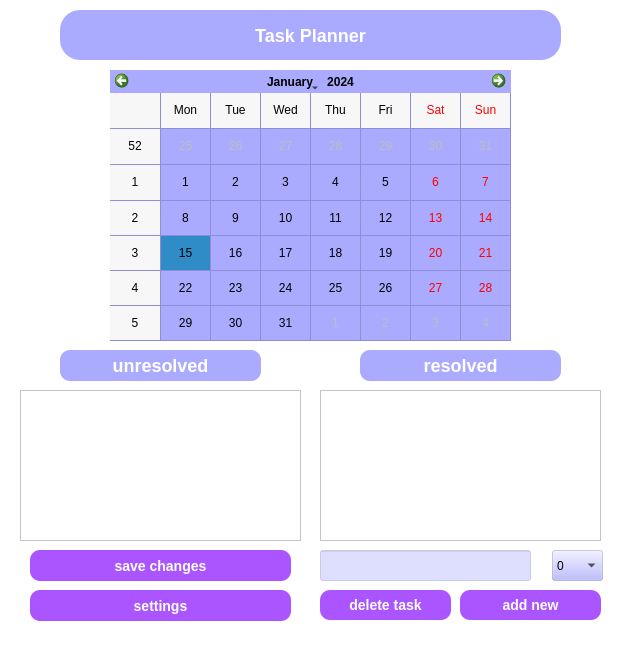
<?xml version="1.0" encoding="UTF-8"?>
<ui version="4.0">
 <class>Form</class>
 <widget class="QWidget" name="Form">
  <property name="geometry">
   <rect>
    <x>0</x>
    <y>0</y>
    <width>620</width>
    <height>670</height>
   </rect>
  </property>
  <property name="minimumSize">
   <size>
    <width>620</width>
    <height>670</height>
   </size>
  </property>
  <property name="maximumSize">
   <size>
    <width>620</width>
    <height>670</height>
   </size>
  </property>
  <property name="palette">
   <palette>
    <active>
     <colorrole role="WindowText">
      <brush brushstyle="SolidPattern">
       <color alpha="255">
        <red>0</red>
        <green>0</green>
        <blue>0</blue>
       </color>
      </brush>
     </colorrole>
     <colorrole role="Button">
      <brush brushstyle="SolidPattern">
       <color alpha="255">
        <red>255</red>
        <green>255</green>
        <blue>255</blue>
       </color>
      </brush>
     </colorrole>
     <colorrole role="Light">
      <brush brushstyle="SolidPattern">
       <color alpha="255">
        <red>255</red>
        <green>255</green>
        <blue>255</blue>
       </color>
      </brush>
     </colorrole>
     <colorrole role="Midlight">
      <brush brushstyle="SolidPattern">
       <color alpha="255">
        <red>255</red>
        <green>255</green>
        <blue>255</blue>
       </color>
      </brush>
     </colorrole>
     <colorrole role="Dark">
      <brush brushstyle="SolidPattern">
       <color alpha="255">
        <red>127</red>
        <green>127</green>
        <blue>127</blue>
       </color>
      </brush>
     </colorrole>
     <colorrole role="Mid">
      <brush brushstyle="SolidPattern">
       <color alpha="255">
        <red>170</red>
        <green>170</green>
        <blue>170</blue>
       </color>
      </brush>
     </colorrole>
     <colorrole role="Text">
      <brush brushstyle="SolidPattern">
       <color alpha="255">
        <red>0</red>
        <green>0</green>
        <blue>0</blue>
       </color>
      </brush>
     </colorrole>
     <colorrole role="BrightText">
      <brush brushstyle="SolidPattern">
       <color alpha="255">
        <red>255</red>
        <green>255</green>
        <blue>255</blue>
       </color>
      </brush>
     </colorrole>
     <colorrole role="ButtonText">
      <brush brushstyle="SolidPattern">
       <color alpha="255">
        <red>0</red>
        <green>0</green>
        <blue>0</blue>
       </color>
      </brush>
     </colorrole>
     <colorrole role="Base">
      <brush brushstyle="SolidPattern">
       <color alpha="255">
        <red>255</red>
        <green>255</green>
        <blue>255</blue>
       </color>
      </brush>
     </colorrole>
     <colorrole role="Window">
      <brush brushstyle="SolidPattern">
       <color alpha="255">
        <red>255</red>
        <green>255</green>
        <blue>255</blue>
       </color>
      </brush>
     </colorrole>
     <colorrole role="Shadow">
      <brush brushstyle="SolidPattern">
       <color alpha="255">
        <red>0</red>
        <green>0</green>
        <blue>0</blue>
       </color>
      </brush>
     </colorrole>
     <colorrole role="AlternateBase">
      <brush brushstyle="SolidPattern">
       <color alpha="255">
        <red>255</red>
        <green>255</green>
        <blue>255</blue>
       </color>
      </brush>
     </colorrole>
     <colorrole role="ToolTipBase">
      <brush brushstyle="SolidPattern">
       <color alpha="255">
        <red>255</red>
        <green>255</green>
        <blue>220</blue>
       </color>
      </brush>
     </colorrole>
     <colorrole role="ToolTipText">
      <brush brushstyle="SolidPattern">
       <color alpha="255">
        <red>0</red>
        <green>0</green>
        <blue>0</blue>
       </color>
      </brush>
     </colorrole>
    </active>
    <inactive>
     <colorrole role="WindowText">
      <brush brushstyle="SolidPattern">
       <color alpha="255">
        <red>0</red>
        <green>0</green>
        <blue>0</blue>
       </color>
      </brush>
     </colorrole>
     <colorrole role="Button">
      <brush brushstyle="SolidPattern">
       <color alpha="255">
        <red>255</red>
        <green>255</green>
        <blue>255</blue>
       </color>
      </brush>
     </colorrole>
     <colorrole role="Light">
      <brush brushstyle="SolidPattern">
       <color alpha="255">
        <red>255</red>
        <green>255</green>
        <blue>255</blue>
       </color>
      </brush>
     </colorrole>
     <colorrole role="Midlight">
      <brush brushstyle="SolidPattern">
       <color alpha="255">
        <red>255</red>
        <green>255</green>
        <blue>255</blue>
       </color>
      </brush>
     </colorrole>
     <colorrole role="Dark">
      <brush brushstyle="SolidPattern">
       <color alpha="255">
        <red>127</red>
        <green>127</green>
        <blue>127</blue>
       </color>
      </brush>
     </colorrole>
     <colorrole role="Mid">
      <brush brushstyle="SolidPattern">
       <color alpha="255">
        <red>170</red>
        <green>170</green>
        <blue>170</blue>
       </color>
      </brush>
     </colorrole>
     <colorrole role="Text">
      <brush brushstyle="SolidPattern">
       <color alpha="255">
        <red>0</red>
        <green>0</green>
        <blue>0</blue>
       </color>
      </brush>
     </colorrole>
     <colorrole role="BrightText">
      <brush brushstyle="SolidPattern">
       <color alpha="255">
        <red>255</red>
        <green>255</green>
        <blue>255</blue>
       </color>
      </brush>
     </colorrole>
     <colorrole role="ButtonText">
      <brush brushstyle="SolidPattern">
       <color alpha="255">
        <red>0</red>
        <green>0</green>
        <blue>0</blue>
       </color>
      </brush>
     </colorrole>
     <colorrole role="Base">
      <brush brushstyle="SolidPattern">
       <color alpha="255">
        <red>255</red>
        <green>255</green>
        <blue>255</blue>
       </color>
      </brush>
     </colorrole>
     <colorrole role="Window">
      <brush brushstyle="SolidPattern">
       <color alpha="255">
        <red>255</red>
        <green>255</green>
        <blue>255</blue>
       </color>
      </brush>
     </colorrole>
     <colorrole role="Shadow">
      <brush brushstyle="SolidPattern">
       <color alpha="255">
        <red>0</red>
        <green>0</green>
        <blue>0</blue>
       </color>
      </brush>
     </colorrole>
     <colorrole role="AlternateBase">
      <brush brushstyle="SolidPattern">
       <color alpha="255">
        <red>255</red>
        <green>255</green>
        <blue>255</blue>
       </color>
      </brush>
     </colorrole>
     <colorrole role="ToolTipBase">
      <brush brushstyle="SolidPattern">
       <color alpha="255">
        <red>255</red>
        <green>255</green>
        <blue>220</blue>
       </color>
      </brush>
     </colorrole>
     <colorrole role="ToolTipText">
      <brush brushstyle="SolidPattern">
       <color alpha="255">
        <red>0</red>
        <green>0</green>
        <blue>0</blue>
       </color>
      </brush>
     </colorrole>
    </inactive>
    <disabled>
     <colorrole role="WindowText">
      <brush brushstyle="SolidPattern">
       <color alpha="255">
        <red>127</red>
        <green>127</green>
        <blue>127</blue>
       </color>
      </brush>
     </colorrole>
     <colorrole role="Button">
      <brush brushstyle="SolidPattern">
       <color alpha="255">
        <red>255</red>
        <green>255</green>
        <blue>255</blue>
       </color>
      </brush>
     </colorrole>
     <colorrole role="Light">
      <brush brushstyle="SolidPattern">
       <color alpha="255">
        <red>255</red>
        <green>255</green>
        <blue>255</blue>
       </color>
      </brush>
     </colorrole>
     <colorrole role="Midlight">
      <brush brushstyle="SolidPattern">
       <color alpha="255">
        <red>255</red>
        <green>255</green>
        <blue>255</blue>
       </color>
      </brush>
     </colorrole>
     <colorrole role="Dark">
      <brush brushstyle="SolidPattern">
       <color alpha="255">
        <red>127</red>
        <green>127</green>
        <blue>127</blue>
       </color>
      </brush>
     </colorrole>
     <colorrole role="Mid">
      <brush brushstyle="SolidPattern">
       <color alpha="255">
        <red>170</red>
        <green>170</green>
        <blue>170</blue>
       </color>
      </brush>
     </colorrole>
     <colorrole role="Text">
      <brush brushstyle="SolidPattern">
       <color alpha="255">
        <red>127</red>
        <green>127</green>
        <blue>127</blue>
       </color>
      </brush>
     </colorrole>
     <colorrole role="BrightText">
      <brush brushstyle="SolidPattern">
       <color alpha="255">
        <red>255</red>
        <green>255</green>
        <blue>255</blue>
       </color>
      </brush>
     </colorrole>
     <colorrole role="ButtonText">
      <brush brushstyle="SolidPattern">
       <color alpha="255">
        <red>127</red>
        <green>127</green>
        <blue>127</blue>
       </color>
      </brush>
     </colorrole>
     <colorrole role="Base">
      <brush brushstyle="SolidPattern">
       <color alpha="255">
        <red>255</red>
        <green>255</green>
        <blue>255</blue>
       </color>
      </brush>
     </colorrole>
     <colorrole role="Window">
      <brush brushstyle="SolidPattern">
       <color alpha="255">
        <red>255</red>
        <green>255</green>
        <blue>255</blue>
       </color>
      </brush>
     </colorrole>
     <colorrole role="Shadow">
      <brush brushstyle="SolidPattern">
       <color alpha="255">
        <red>0</red>
        <green>0</green>
        <blue>0</blue>
       </color>
      </brush>
     </colorrole>
     <colorrole role="AlternateBase">
      <brush brushstyle="SolidPattern">
       <color alpha="255">
        <red>255</red>
        <green>255</green>
        <blue>255</blue>
       </color>
      </brush>
     </colorrole>
     <colorrole role="ToolTipBase">
      <brush brushstyle="SolidPattern">
       <color alpha="255">
        <red>255</red>
        <green>255</green>
        <blue>220</blue>
       </color>
      </brush>
     </colorrole>
     <colorrole role="ToolTipText">
      <brush brushstyle="SolidPattern">
       <color alpha="255">
        <red>0</red>
        <green>0</green>
        <blue>0</blue>
       </color>
      </brush>
     </colorrole>
    </disabled>
   </palette>
  </property>
  <property name="windowTitle">
   <string>Form</string>
  </property>
  <property name="styleSheet">
   <string notr="true"/>
  </property>
  <widget class="QCalendarWidget" name="calendarWidget">
   <property name="geometry">
    <rect>
     <x>110</x>
     <y>70</y>
     <width>401</width>
     <height>271</height>
    </rect>
   </property>
   <property name="autoFillBackground">
    <bool>false</bool>
   </property>
   <property name="styleSheet">
    <string notr="true">selection-color: rgb(0, 0, 0);
background-color: rgb(170, 170, 255);
</string>
   </property>
   <property name="gridVisible">
    <bool>true</bool>
   </property>
  </widget>
  <widget class="QPushButton" name="button_save">
   <property name="geometry">
    <rect>
     <x>30</x>
     <y>550</y>
     <width>261</width>
     <height>31</height>
    </rect>
   </property>
   <property name="styleSheet">
    <string notr="true">QPushButton  {
background-color: rgb(170, 85, 255);
border-radius: 10px;
color: white;
font: bold 14px;
}
QPushButton::pressed{
background-color : lightblue;
}</string>
   </property>
   <property name="text">
    <string>save changes</string>
   </property>
  </widget>
  <widget class="QPushButton" name="button_add">
   <property name="geometry">
    <rect>
     <x>460</x>
     <y>590</y>
     <width>141</width>
     <height>30</height>
    </rect>
   </property>
   <property name="styleSheet">
    <string notr="true">QPushButton  {
background-color: rgb(170, 85, 255);
border-radius: 10px;
color: white;
font: bold 14px;
}
QPushButton::pressed{
background-color : lightblue;
}</string>
   </property>
   <property name="text">
    <string>add new</string>
   </property>
  </widget>
  <widget class="QLabel" name="label_name">
   <property name="geometry">
    <rect>
     <x>60</x>
     <y>10</y>
     <width>501</width>
     <height>50</height>
    </rect>
   </property>
   <property name="palette">
    <palette>
     <active>
      <colorrole role="WindowText">
       <brush brushstyle="SolidPattern">
        <color alpha="255">
         <red>255</red>
         <green>255</green>
         <blue>255</blue>
        </color>
       </brush>
      </colorrole>
      <colorrole role="Button">
       <brush brushstyle="SolidPattern">
        <color alpha="255">
         <red>170</red>
         <green>170</green>
         <blue>255</blue>
        </color>
       </brush>
      </colorrole>
      <colorrole role="Text">
       <brush brushstyle="SolidPattern">
        <color alpha="255">
         <red>255</red>
         <green>255</green>
         <blue>255</blue>
        </color>
       </brush>
      </colorrole>
      <colorrole role="ButtonText">
       <brush brushstyle="SolidPattern">
        <color alpha="255">
         <red>255</red>
         <green>255</green>
         <blue>255</blue>
        </color>
       </brush>
      </colorrole>
      <colorrole role="Base">
       <brush brushstyle="SolidPattern">
        <color alpha="255">
         <red>170</red>
         <green>170</green>
         <blue>255</blue>
        </color>
       </brush>
      </colorrole>
      <colorrole role="Window">
       <brush brushstyle="SolidPattern">
        <color alpha="255">
         <red>170</red>
         <green>170</green>
         <blue>255</blue>
        </color>
       </brush>
      </colorrole>
     </active>
     <inactive>
      <colorrole role="WindowText">
       <brush brushstyle="SolidPattern">
        <color alpha="255">
         <red>255</red>
         <green>255</green>
         <blue>255</blue>
        </color>
       </brush>
      </colorrole>
      <colorrole role="Button">
       <brush brushstyle="SolidPattern">
        <color alpha="255">
         <red>170</red>
         <green>170</green>
         <blue>255</blue>
        </color>
       </brush>
      </colorrole>
      <colorrole role="Text">
       <brush brushstyle="SolidPattern">
        <color alpha="255">
         <red>255</red>
         <green>255</green>
         <blue>255</blue>
        </color>
       </brush>
      </colorrole>
      <colorrole role="ButtonText">
       <brush brushstyle="SolidPattern">
        <color alpha="255">
         <red>255</red>
         <green>255</green>
         <blue>255</blue>
        </color>
       </brush>
      </colorrole>
      <colorrole role="Base">
       <brush brushstyle="SolidPattern">
        <color alpha="255">
         <red>170</red>
         <green>170</green>
         <blue>255</blue>
        </color>
       </brush>
      </colorrole>
      <colorrole role="Window">
       <brush brushstyle="SolidPattern">
        <color alpha="255">
         <red>170</red>
         <green>170</green>
         <blue>255</blue>
        </color>
       </brush>
      </colorrole>
     </inactive>
     <disabled>
      <colorrole role="WindowText">
       <brush brushstyle="SolidPattern">
        <color alpha="255">
         <red>255</red>
         <green>255</green>
         <blue>255</blue>
        </color>
       </brush>
      </colorrole>
      <colorrole role="Button">
       <brush brushstyle="SolidPattern">
        <color alpha="255">
         <red>170</red>
         <green>170</green>
         <blue>255</blue>
        </color>
       </brush>
      </colorrole>
      <colorrole role="Text">
       <brush brushstyle="SolidPattern">
        <color alpha="255">
         <red>255</red>
         <green>255</green>
         <blue>255</blue>
        </color>
       </brush>
      </colorrole>
      <colorrole role="ButtonText">
       <brush brushstyle="SolidPattern">
        <color alpha="255">
         <red>255</red>
         <green>255</green>
         <blue>255</blue>
        </color>
       </brush>
      </colorrole>
      <colorrole role="Base">
       <brush brushstyle="SolidPattern">
        <color alpha="255">
         <red>170</red>
         <green>170</green>
         <blue>255</blue>
        </color>
       </brush>
      </colorrole>
      <colorrole role="Window">
       <brush brushstyle="SolidPattern">
        <color alpha="255">
         <red>170</red>
         <green>170</green>
         <blue>255</blue>
        </color>
       </brush>
      </colorrole>
     </disabled>
    </palette>
   </property>
   <property name="font">
    <font>
     <pointsize>-1</pointsize>
     <weight>75</weight>
     <italic>false</italic>
     <bold>true</bold>
    </font>
   </property>
   <property name="styleSheet">
    <string notr="true">font: bold 18px;
background-color: rgb(170, 170, 255);
color: white;
border-radius: 20px;</string>
   </property>
   <property name="frameShape">
    <enum>QFrame::NoFrame</enum>
   </property>
   <property name="text">
    <string>Task Planner</string>
   </property>
   <property name="alignment">
    <set>Qt::AlignCenter</set>
   </property>
  </widget>
  <widget class="QLabel" name="label_unresolved">
   <property name="geometry">
    <rect>
     <x>60</x>
     <y>350</y>
     <width>201</width>
     <height>31</height>
    </rect>
   </property>
   <property name="palette">
    <palette>
     <active>
      <colorrole role="WindowText">
       <brush brushstyle="SolidPattern">
        <color alpha="255">
         <red>255</red>
         <green>255</green>
         <blue>255</blue>
        </color>
       </brush>
      </colorrole>
      <colorrole role="Button">
       <brush brushstyle="SolidPattern">
        <color alpha="255">
         <red>170</red>
         <green>170</green>
         <blue>255</blue>
        </color>
       </brush>
      </colorrole>
      <colorrole role="Text">
       <brush brushstyle="SolidPattern">
        <color alpha="255">
         <red>255</red>
         <green>255</green>
         <blue>255</blue>
        </color>
       </brush>
      </colorrole>
      <colorrole role="ButtonText">
       <brush brushstyle="SolidPattern">
        <color alpha="255">
         <red>255</red>
         <green>255</green>
         <blue>255</blue>
        </color>
       </brush>
      </colorrole>
      <colorrole role="Base">
       <brush brushstyle="SolidPattern">
        <color alpha="255">
         <red>170</red>
         <green>170</green>
         <blue>255</blue>
        </color>
       </brush>
      </colorrole>
      <colorrole role="Window">
       <brush brushstyle="SolidPattern">
        <color alpha="255">
         <red>170</red>
         <green>170</green>
         <blue>255</blue>
        </color>
       </brush>
      </colorrole>
     </active>
     <inactive>
      <colorrole role="WindowText">
       <brush brushstyle="SolidPattern">
        <color alpha="255">
         <red>255</red>
         <green>255</green>
         <blue>255</blue>
        </color>
       </brush>
      </colorrole>
      <colorrole role="Button">
       <brush brushstyle="SolidPattern">
        <color alpha="255">
         <red>170</red>
         <green>170</green>
         <blue>255</blue>
        </color>
       </brush>
      </colorrole>
      <colorrole role="Text">
       <brush brushstyle="SolidPattern">
        <color alpha="255">
         <red>255</red>
         <green>255</green>
         <blue>255</blue>
        </color>
       </brush>
      </colorrole>
      <colorrole role="ButtonText">
       <brush brushstyle="SolidPattern">
        <color alpha="255">
         <red>255</red>
         <green>255</green>
         <blue>255</blue>
        </color>
       </brush>
      </colorrole>
      <colorrole role="Base">
       <brush brushstyle="SolidPattern">
        <color alpha="255">
         <red>170</red>
         <green>170</green>
         <blue>255</blue>
        </color>
       </brush>
      </colorrole>
      <colorrole role="Window">
       <brush brushstyle="SolidPattern">
        <color alpha="255">
         <red>170</red>
         <green>170</green>
         <blue>255</blue>
        </color>
       </brush>
      </colorrole>
     </inactive>
     <disabled>
      <colorrole role="WindowText">
       <brush brushstyle="SolidPattern">
        <color alpha="255">
         <red>255</red>
         <green>255</green>
         <blue>255</blue>
        </color>
       </brush>
      </colorrole>
      <colorrole role="Button">
       <brush brushstyle="SolidPattern">
        <color alpha="255">
         <red>170</red>
         <green>170</green>
         <blue>255</blue>
        </color>
       </brush>
      </colorrole>
      <colorrole role="Text">
       <brush brushstyle="SolidPattern">
        <color alpha="255">
         <red>255</red>
         <green>255</green>
         <blue>255</blue>
        </color>
       </brush>
      </colorrole>
      <colorrole role="ButtonText">
       <brush brushstyle="SolidPattern">
        <color alpha="255">
         <red>255</red>
         <green>255</green>
         <blue>255</blue>
        </color>
       </brush>
      </colorrole>
      <colorrole role="Base">
       <brush brushstyle="SolidPattern">
        <color alpha="255">
         <red>170</red>
         <green>170</green>
         <blue>255</blue>
        </color>
       </brush>
      </colorrole>
      <colorrole role="Window">
       <brush brushstyle="SolidPattern">
        <color alpha="255">
         <red>170</red>
         <green>170</green>
         <blue>255</blue>
        </color>
       </brush>
      </colorrole>
     </disabled>
    </palette>
   </property>
   <property name="font">
    <font>
     <pointsize>-1</pointsize>
     <weight>75</weight>
     <italic>false</italic>
     <bold>true</bold>
    </font>
   </property>
   <property name="styleSheet">
    <string notr="true">font: bold 18px;
background-color: rgb(170, 170, 255);
color: white;
border-radius: 10px;</string>
   </property>
   <property name="frameShape">
    <enum>QFrame::NoFrame</enum>
   </property>
   <property name="text">
    <string>unresolved</string>
   </property>
   <property name="alignment">
    <set>Qt::AlignCenter</set>
   </property>
  </widget>
  <widget class="QListWidget" name="tasks">
   <property name="geometry">
    <rect>
     <x>20</x>
     <y>390</y>
     <width>281</width>
     <height>151</height>
    </rect>
   </property>
   <property name="styleSheet">
    <string notr="true"/>
   </property>
  </widget>
  <widget class="QListWidget" name="tasks_resolved">
   <property name="geometry">
    <rect>
     <x>320</x>
     <y>390</y>
     <width>281</width>
     <height>151</height>
    </rect>
   </property>
   <property name="styleSheet">
    <string notr="true"/>
   </property>
  </widget>
  <widget class="QLabel" name="label_resolved">
   <property name="geometry">
    <rect>
     <x>360</x>
     <y>350</y>
     <width>201</width>
     <height>31</height>
    </rect>
   </property>
   <property name="palette">
    <palette>
     <active>
      <colorrole role="WindowText">
       <brush brushstyle="SolidPattern">
        <color alpha="255">
         <red>255</red>
         <green>255</green>
         <blue>255</blue>
        </color>
       </brush>
      </colorrole>
      <colorrole role="Button">
       <brush brushstyle="SolidPattern">
        <color alpha="255">
         <red>170</red>
         <green>170</green>
         <blue>255</blue>
        </color>
       </brush>
      </colorrole>
      <colorrole role="Text">
       <brush brushstyle="SolidPattern">
        <color alpha="255">
         <red>255</red>
         <green>255</green>
         <blue>255</blue>
        </color>
       </brush>
      </colorrole>
      <colorrole role="ButtonText">
       <brush brushstyle="SolidPattern">
        <color alpha="255">
         <red>255</red>
         <green>255</green>
         <blue>255</blue>
        </color>
       </brush>
      </colorrole>
      <colorrole role="Base">
       <brush brushstyle="SolidPattern">
        <color alpha="255">
         <red>170</red>
         <green>170</green>
         <blue>255</blue>
        </color>
       </brush>
      </colorrole>
      <colorrole role="Window">
       <brush brushstyle="SolidPattern">
        <color alpha="255">
         <red>170</red>
         <green>170</green>
         <blue>255</blue>
        </color>
       </brush>
      </colorrole>
     </active>
     <inactive>
      <colorrole role="WindowText">
       <brush brushstyle="SolidPattern">
        <color alpha="255">
         <red>255</red>
         <green>255</green>
         <blue>255</blue>
        </color>
       </brush>
      </colorrole>
      <colorrole role="Button">
       <brush brushstyle="SolidPattern">
        <color alpha="255">
         <red>170</red>
         <green>170</green>
         <blue>255</blue>
        </color>
       </brush>
      </colorrole>
      <colorrole role="Text">
       <brush brushstyle="SolidPattern">
        <color alpha="255">
         <red>255</red>
         <green>255</green>
         <blue>255</blue>
        </color>
       </brush>
      </colorrole>
      <colorrole role="ButtonText">
       <brush brushstyle="SolidPattern">
        <color alpha="255">
         <red>255</red>
         <green>255</green>
         <blue>255</blue>
        </color>
       </brush>
      </colorrole>
      <colorrole role="Base">
       <brush brushstyle="SolidPattern">
        <color alpha="255">
         <red>170</red>
         <green>170</green>
         <blue>255</blue>
        </color>
       </brush>
      </colorrole>
      <colorrole role="Window">
       <brush brushstyle="SolidPattern">
        <color alpha="255">
         <red>170</red>
         <green>170</green>
         <blue>255</blue>
        </color>
       </brush>
      </colorrole>
     </inactive>
     <disabled>
      <colorrole role="WindowText">
       <brush brushstyle="SolidPattern">
        <color alpha="255">
         <red>255</red>
         <green>255</green>
         <blue>255</blue>
        </color>
       </brush>
      </colorrole>
      <colorrole role="Button">
       <brush brushstyle="SolidPattern">
        <color alpha="255">
         <red>170</red>
         <green>170</green>
         <blue>255</blue>
        </color>
       </brush>
      </colorrole>
      <colorrole role="Text">
       <brush brushstyle="SolidPattern">
        <color alpha="255">
         <red>255</red>
         <green>255</green>
         <blue>255</blue>
        </color>
       </brush>
      </colorrole>
      <colorrole role="ButtonText">
       <brush brushstyle="SolidPattern">
        <color alpha="255">
         <red>255</red>
         <green>255</green>
         <blue>255</blue>
        </color>
       </brush>
      </colorrole>
      <colorrole role="Base">
       <brush brushstyle="SolidPattern">
        <color alpha="255">
         <red>170</red>
         <green>170</green>
         <blue>255</blue>
        </color>
       </brush>
      </colorrole>
      <colorrole role="Window">
       <brush brushstyle="SolidPattern">
        <color alpha="255">
         <red>170</red>
         <green>170</green>
         <blue>255</blue>
        </color>
       </brush>
      </colorrole>
     </disabled>
    </palette>
   </property>
   <property name="font">
    <font>
     <pointsize>-1</pointsize>
     <weight>75</weight>
     <italic>false</italic>
     <bold>true</bold>
    </font>
   </property>
   <property name="styleSheet">
    <string notr="true">font: bold 18px;
background-color: rgb(170, 170, 255);
color: white;
border-radius: 10px;</string>
   </property>
   <property name="frameShape">
    <enum>QFrame::NoFrame</enum>
   </property>
   <property name="text">
    <string>resolved</string>
   </property>
   <property name="alignment">
    <set>Qt::AlignCenter</set>
   </property>
  </widget>
  <widget class="QLineEdit" name="lineEdit">
   <property name="geometry">
    <rect>
     <x>320</x>
     <y>550</y>
     <width>211</width>
     <height>31</height>
    </rect>
   </property>
   <property name="styleSheet">
    <string notr="true">background-color: rgba(170, 170, 255, 100);</string>
   </property>
  </widget>
  <widget class="QPushButton" name="button_del">
   <property name="geometry">
    <rect>
     <x>320</x>
     <y>590</y>
     <width>131</width>
     <height>30</height>
    </rect>
   </property>
   <property name="styleSheet">
    <string notr="true">QPushButton  {
background-color: rgb(170, 85, 255);
border-radius: 10px;
color: white;
font: bold 14px;
}
QPushButton::pressed{
background-color : lightblue;
}</string>
   </property>
   <property name="text">
    <string>delete task</string>
   </property>
  </widget>
  <widget class="QPushButton" name="button_settings">
   <property name="geometry">
    <rect>
     <x>30</x>
     <y>590</y>
     <width>261</width>
     <height>31</height>
    </rect>
   </property>
   <property name="autoFillBackground">
    <bool>false</bool>
   </property>
   <property name="styleSheet">
    <string notr="true">QPushButton  {
background-color: rgb(170, 85, 255);
border-radius: 10px;
color: white;
font: bold 14px;
border-image: url(&quot;/setting.png&quot;);
}
QPushButton::pressed{
background-color : lightblue;
}</string>
   </property>
   <property name="text">
    <string>settings</string>
   </property>
  </widget>
  <widget class="QComboBox" name="comboBox">
   <property name="geometry">
    <rect>
     <x>552</x>
     <y>550</y>
     <width>51</width>
     <height>31</height>
    </rect>
   </property>
   <property name="styleSheet">
    <string notr="true">background-color: rgba(170, 170, 255, 100);</string>
   </property>
   <item>
    <property name="text">
     <string>0</string>
    </property>
   </item>
   <item>
    <property name="text">
     <string>1</string>
    </property>
   </item>
   <item>
    <property name="text">
     <string>2</string>
    </property>
   </item>
  </widget>
 </widget>
 <resources/>
 <connections/>
</ui>
